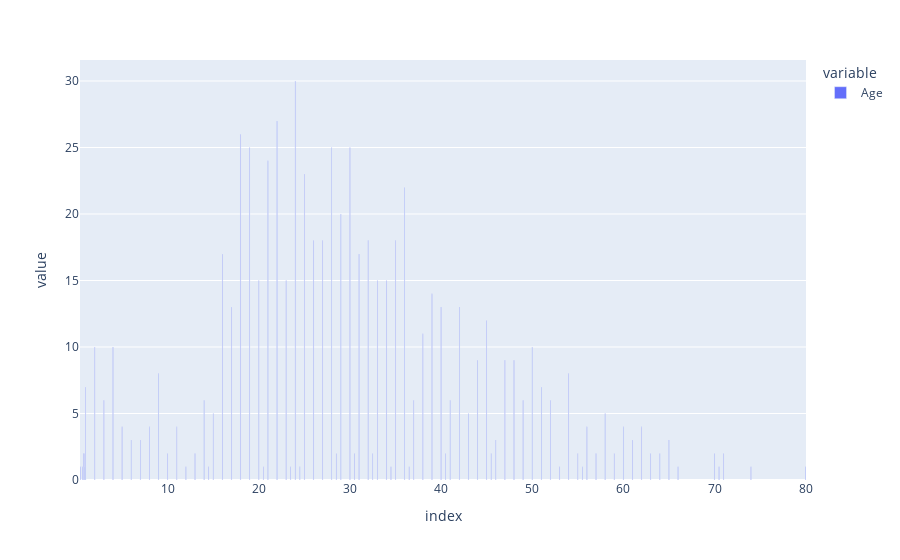
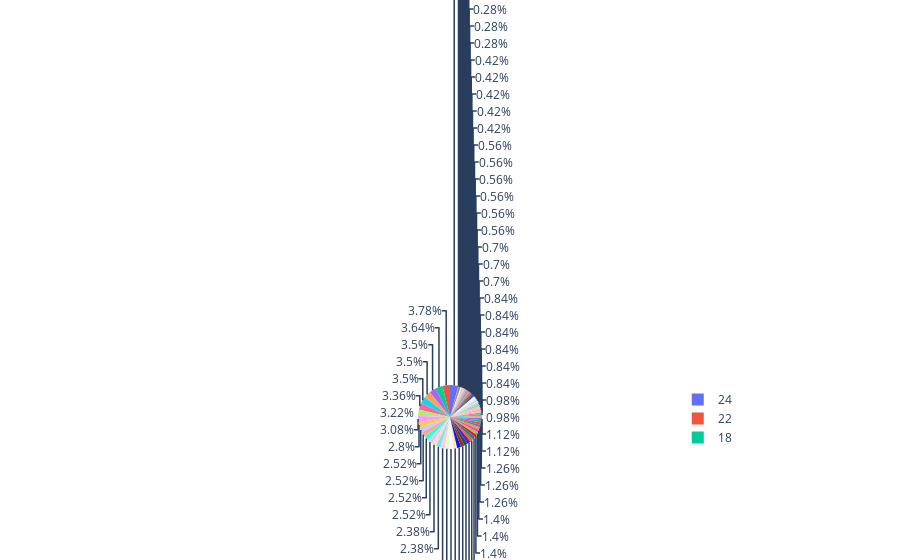

The notebook cell these images were saved under, in order:
### Markdown cell above
##### ploting age

### Code cell
age = titanic.Age.value_counts()
fig = px.bar(age)
fig.show()
fig = px.pie(age, values=age, names=age.index)
fig.show()

### Figure 1 — Plotly figure (JSON) as saved in the notebook; plotly's stock layout.template omitted (floating-point values rounded to 4 significant figures)
{"data": [{"alignmentgroup": "True", "hovertemplate": "variable=Age<br>index=%{x}<br>value=%{y}<extra></extra>", "legendgroup": "Age", "marker": {"color": "#636efa", "pattern": {"shape": ""}}, "name": "Age", "offsetgroup": "Age", "orientation": "v", "showlegend": true, "textposition": "auto", "type": "bar", "x": [24, 22, 18, 19, 28, 30, 21, 25, 36, 29, 32, 35, 27, 26, 16, 31, 20, 34, 33, 23, 39, 40, 17, 42, 45, 38, 50, 2, 4, 44, 48, 47, 54, 9, 1, 51, 14, 52, 37, 49, 41, 3, 58, 15, 43, 62, 56, 5, 11, 60, 8, 6, 46, 61, 65, 7, 10, 64, 13, 63, 30.5, 57, 70, 0.75, 71, 59, 0.83, 40.5, 55, 32.5, 28.5, 45.5, 34.5, 0.42, 0.67, 66, 24.5, 80, 20.5, 53, 14.5, 70.5, 12, 36.5, 55.5, 0.92, 23.5, 74], "xaxis": "x", "y": [30, 27, 26, 25, 25, 25, 24, 23, 22, 20, 18, 18, 18, 18, 17, 17, 15, 15, 15, 15, 14, 13, 13, 13, 12, 11, 10, 10, 10, 9, 9, 9, 8, 8, 7, 7, 6, 6, 6, 6, 6, 6, 5, 5, 5, 4, 4, 4, 4, 4, 4, 3, 3, 3, 3, 3, 2, 2, 2, 2, 2, 2, 2, 2, 2, 2, 2, 2, 2, 2, 2, 2, 1, 1, 1, 1, 1, 1, 1, 1, 1, 1, 1, 1, 1, 1, 1, 1], "yaxis": "y"}], "layout": {"barmode": "relative", "legend": {"title": {"text": "variable"}, "tracegroupgap": 0}, "margin": {"t": 60}, "xaxis": {"anchor": "y", "domain": [0, 1], "title": {"text": "index"}}, "yaxis": {"anchor": "x", "domain": [0, 1], "title": {"text": "value"}}}}

### Figure 2 — Plotly figure (JSON) as saved in the notebook; plotly's stock layout.template omitted (floating-point values rounded to 4 significant figures)
{"data": [{"domain": {"x": [0, 1], "y": [0, 1]}, "hovertemplate": "index=%{label}<br>value=%{value}<extra></extra>", "labels": [24, 22, 18, 19, 28, 30, 21, 25, 36, 29, 32, 35, 27, 26, 16, 31, 20, 34, 33, 23, 39, 40, 17, 42, 45, 38, 50, 2, 4, 44, 48, 47, 54, 9, 1, 51, 14, 52, 37, 49, 41, 3, 58, 15, 43, 62, 56, 5, 11, 60, 8, 6, 46, 61, 65, 7, 10, 64, 13, 63, 30.5, 57, 70, 0.75, 71, 59, 0.83, 40.5, 55, 32.5, 28.5, 45.5, 34.5, 0.42, 0.67, 66, 24.5, 80, 20.5, 53, 14.5, 70.5, 12, 36.5, 55.5, 0.92, 23.5, 74], "legendgroup": "", "name": "", "showlegend": true, "type": "pie", "values": [30, 27, 26, 25, 25, 25, 24, 23, 22, 20, 18, 18, 18, 18, 17, 17, 15, 15, 15, 15, 14, 13, 13, 13, 12, 11, 10, 10, 10, 9, 9, 9, 8, 8, 7, 7, 6, 6, 6, 6, 6, 6, 5, 5, 5, 4, 4, 4, 4, 4, 4, 3, 3, 3, 3, 3, 2, 2, 2, 2, 2, 2, 2, 2, 2, 2, 2, 2, 2, 2, 2, 2, 1, 1, 1, 1, 1, 1, 1, 1, 1, 1, 1, 1, 1, 1, 1, 1]}], "layout": {"legend": {"tracegroupgap": 0}, "margin": {"t": 60}}}
